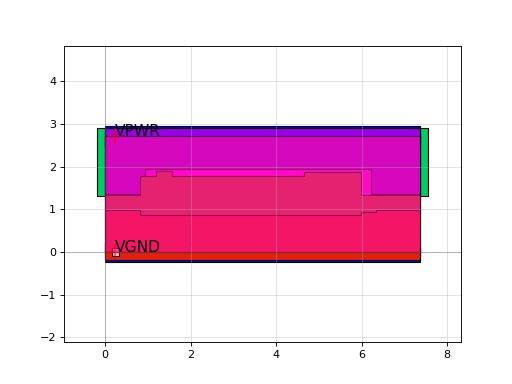

Reproduce this figure in Python.
import sky130

c = sky130.components.sky130_fd_sc_hd__fa_1()
c.plot()
